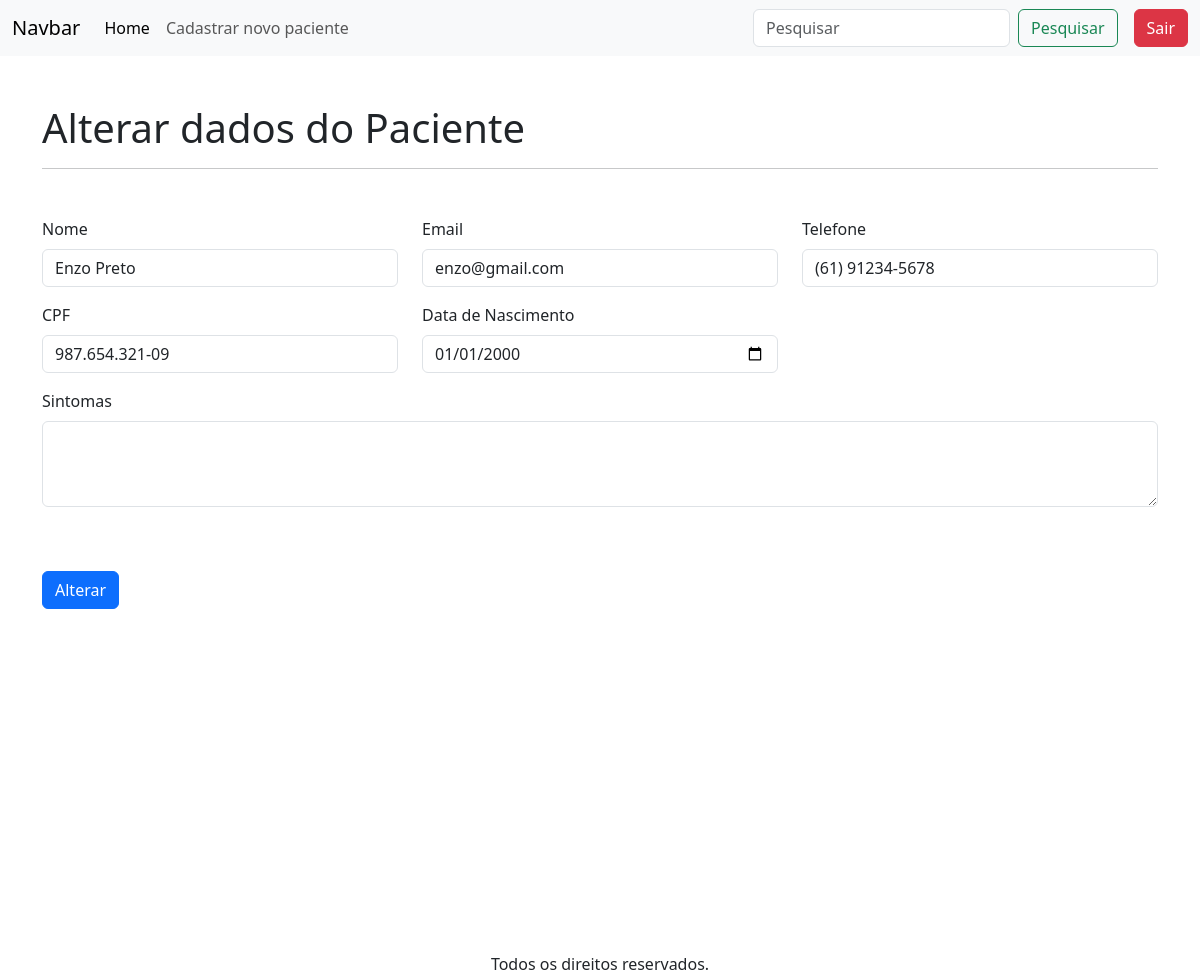
Page /alterarPaciente/3 (signed in) on the committed database.
### apps/crud/models.py (models this page shows, shortened)
class Paciente(models.Model):
    codigo_paciente = models.AutoField(primary_key=True)
    nome = models.CharField(max_length=150, null=False, blank=False)
    cpf = models.CharField(max_length=14, unique=True, null=False, blank=False)
    email = models.EmailField(unique=True, null=False, blank=False)
    telefone = models.CharField(max_length=15, null=False, blank=False)
    data_nascimento = models.DateField(null=False, blank=False)
    sintomas = models.TextField(null=True, blank=True)

### apps/crud/views.py (the view)
# urls.py: path('alterarPaciente/<int:codigo_paciente>', views.alterar_paciente, name='alterar_paciente'),
@login_required
def alterar_paciente(request,codigo_paciente):
    paciente = get_object_or_404(Paciente, codigo_paciente=codigo_paciente)
    if request.method == 'POST':
        form = PacienteForm(request.POST, instance=paciente)
        if form.is_valid():
            form.save()
            return redirect('index')
    else:
        form = PacienteForm(instance=paciente)
    return render(request, "alterar_dados.html", {'form': form, 'paciente': paciente})

### apps/crud/templates/alterar_dados.html (shortened to what this page needs)
{% extends 'base-crud.html' %}
{% load static %}
{% block content %}
<h1 class="mt-5">
    Alterar dados do Paciente
</h1>
<hr>
<form action="{% url 'alterar_paciente' paciente.codigo_paciente %}" method="POST">
    {% include 'includes/form.html' %}
    <div class="d-flex justify-content-start mt-5 mb-5">
        <button type="submit" class="btn btn-primary">Alterar</button>
    </div>
</form>
{% endblock %}

### apps/crud/templates/includes/form.html (shortened to what this page needs)
<div class="row mt-5">
        <div class="col-12 col-lg-4 mb-3">
        <label for="{{ form.nome.id_for_label }}"
        class="form-label">Nome</label>
        {{ form.nome}}
    </div>
    <div class="col-12 col-md-6 col-lg-4 mb-3">
        <label for="{{ form.email.id_for_label }}"
        class="form-label">Email</label>
        {{ form.email}}
    </div>
    <div class="col-12 col-lg-4 mb-3">
        <label for="{{ form.telefone.id_for_label }}"
        class="form-label">Telefone</label>
        {{ form.telefone}}
    </div>
    <div class="col-12 col-md-6 col-lg-4 mb-3">
        <label for="{{ form.cpf.id_for_label }}"
        class="form-label">CPF</label>
        {{ form.cpf}}
    </div>
    <div class="col-12 col-md-6 col-lg-4 mb-3">
        <label for="{{ form.data_nascimento.id_for_label }}"
        class="form-label">Data de Nascimento</label>
        {{ form.data_nascimento}}
    </div>
    <div class="col-12 col-12 mb-3">
        <label for="{{ form.sintomas.id_for_label }}"
        class="form-label">Sintomas</label>
        {{ form.sintomas}}
    </div>

### rows in the picture
Paciente: nome "Enzo Preto", email "enzo@gmail.com", telefone "(61) 91234-5678", cpf "987.654.321-09", data_nascimento "01/01/2000"
